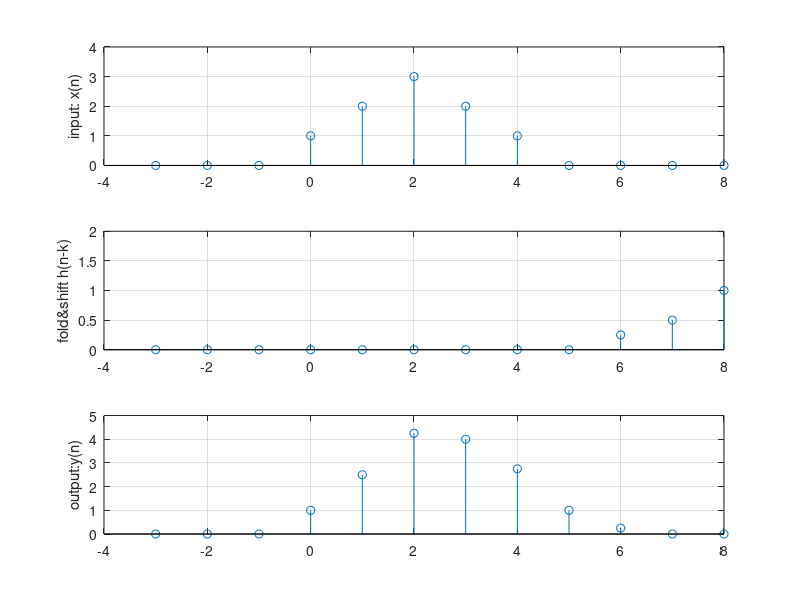

This chart was generated by the following MATLAB code:
%*****************************************************************************%DSP Short Course: E. R. Salem Associates%6/27/96%Program ConvDemo2.m%This program demonstrates the fold and slide interpretation of the%discrete convolution sum equation%*****************************************************************************%Define input, impulse response and related%******************************************clearn = [0 1 2 3 4 5 6];x = [1 2 3 2 1];h = [1 .5 .25];lenx = length(x);%Compute output via conv just so we can plot it initially%********************************************************y = conv(x,h);clffigure(gcf);subplot(3,1,1), stem(n,[x,0,0]), ylabel('input'), grid;subplot(3,1,2), stem(n,[h,0,0,0,0]), ylabel('imp resp'), grid;subplot(3,1,3), stem(n,y), ylabel('out via conv'), grid;pause%Now lets look at conv as fold and slide step by step; Define vectors%********************************************************************n = [-3 -2 -1 0 1 2 3 4 5 6 7 8];z = [ 0  0  0 0 0 0 0 0 0 0 0 0];x = [ 0  0  0 1 2 3 2 1 0 0 0 0];h = [1 .5 .25 0 0 0];%Compute output using another matlab conv function%*************************************************hmat = convmtx(h',length(x));y=hmat*x';%Plot the folding and sliding impulse responses and output%*********************************************************clffor i=1:12	subplot(3,1,1), stem(n,x), axis([-4 8 0 4]), ...	                grid, ylabel('input: x(n)');	subplot(3,1,2),stem(n,hmat(i,:)),axis([-4 8 0 2]), ...	                grid, ylabel('fold&shift h(n-k)');	zp=z;	zp(1:i)=y(1:i);	subplot(3,1,3),stem(n,zp), axis([-4 8 0 5]), ...	               grid, ylabel('output:y(n)');	pauseend